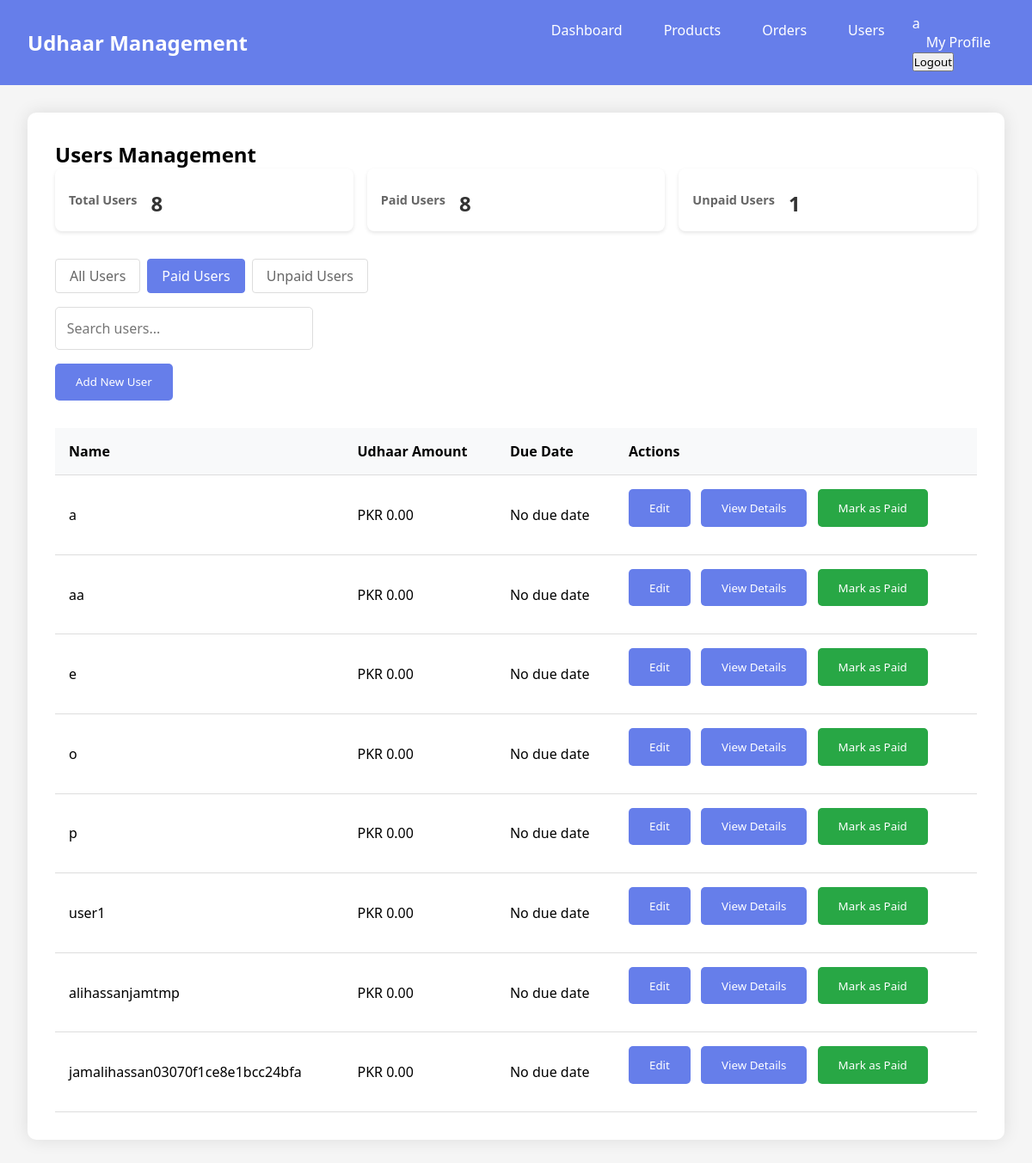
Screenshot of /users/?filter=paid (signed in) with the database file from the repository.
### myapp/models.py (models this page shows, shortened)
class User(AbstractUser):
    ROLE_CHOICES = (
        ('admin', 'Admin'),
        ('entry_operator', 'Entry Operator'),
        ('accountant', 'Accountant'),
        ('order_manager', 'Order Manager'),
        ('product_manager', 'Product Manager'),
        ('user', 'User'),
    )
    role = models.CharField(max_length=20, choices=ROLE_CHOICES, default='user')
    udhaar = models.DecimalField(max_digits=10, decimal_places=2, default=0.00)
    due_date = models.DateField(null=True, blank=True)
    created_at = models.DateTimeField(auto_now_add=True)
    updated_at = models.DateTimeField(auto_now=True)

### myapp/views.py (the view)
# urls.py: path('users/', views.users, name='users'),
@login_required
def users(request):
    print("Checking user permissions...")
    if not (request.user.role == 'admin' or request.user.role == 'entry_operator'):
        return render(request, 'myapp/permission_denied.html')
    can_add_user = True  # Both admin and entry operators can add users
    can_change_user = request.user.role == 'admin' or request.user.role == 'entry_operator'  # Allow entry operators to modify users
    can_delete_user = request.user.role == 'admin'  # Only admin can delete users
    filter_type = request.GET.get('filter', 'all')
    if filter_type == 'paid':
        users = User.objects.filter(udhaar=0)
    elif filter_type == 'unpaid':
        users = User.objects.filter(udhaar__gt=0)
    else:  # 'all'
        users = User.objects.all()
        users = users.filter(role='user')
    context = {
        'users': users,
        'can_add_user': can_add_user,
        'can_change_user': can_change_user,
        'can_delete_user': can_delete_user,
        'current_filter': filter_type,
        'total_users': users.count(),
        'paid_users': User.objects.filter(udhaar=0).count(),
        'unpaid_users': User.objects.filter(udhaar__gt=0).count(),
    }
    return render(request, 'myapp/users.html', context)

### myapp/templates/myapp/users.html (shortened to what this page needs)
{% extends 'myapp/base.html' %}
{% block content %}
<section id="users" class="section">
  <h2>Users Management</h2>
  <div class="user-stats">
    <div class="stat-card">
      <h3>Total Users</h3>
      <p>{{ total_users }}</p>
    </div>
    <div class="stat-card">
      <h3>Paid Users</h3>
      <p>{{ paid_users }}</p>
    </div>
    <div class="stat-card">
      <h3>Unpaid Users</h3>
      <p>{{ unpaid_users }}</p>
    </div>
  </div>
  <div class="filter-buttons">
    <a href="?filter=all" class="filter-btn {% if current_filter == 'all' %}active{% endif %}">All Users</a>
    <a href="?filter=paid" class="filter-btn {% if current_filter == 'paid' %}active{% endif %}">Paid Users</a>
    <a href="?filter=unpaid" class="filter-btn {% if current_filter == 'unpaid' %}active{% endif %}">Unpaid Users</a>
  </div>
  <div class="search-container">
    <input
      type="text"
      id="userSearch"
      class="search-input"
      placeholder="Search users..."
    />
  </div>
  <button onclick="showAddUserForm()" class="action-btn">Add New User</button>
  <div id="usersList" class="list-container">
    <table>
      <tr>
        <th>Name</th>
        <th>Udhaar Amount</th>
        <th>Due Date</th>
        <th>Actions</th>
      </tr>
      {% for user in users %}
      <tr {% if user.due_date and user.due_date < today %}class="overdue"{% endif %}>
        <td>{{ user.username }}</td>
        <td>PKR {{ user.udhaar }}</td>
        <td>{{ user.due_date|default:"No due date" }}</td>
        <td>
          {% if can_change_user %}
          <button onclick="editUser({{ user.id }})" class="action-btn">Edit</button>
          {% endif %}
          <button onclick="viewUserDetails({{ user.id }})" class="action-btn">View Details</button>
          {% if can_change_user %}
          <button onclick="markAsPaid({{ user.id }})" class="action-btn paid-btn">Mark as Paid</button>
          {% endif %}
        </td>
      </tr>
      {% endfor %}
    </table>
  </div>
</section>
{% endblock %}

### myapp/templates/myapp/base.html (shortened to what this page needs)
{% load static %}
<!DOCTYPE html>
<html lang="en">
  <head>
    <link rel="stylesheet" href="{% static 'myapp/css/styles.css' %}" />
  </head>
  <body>
    {% if user.is_authenticated %}
    <nav class="navbar">
      <div class="logo">Udhaar Management</div>
      <div class="nav-links">
        <a href="{% url 'dashboard' %}" class="nav-btn">Dashboard</a>
        {% if perms.myapp.view_product %}
        <a href="{% url 'products' %}" class="nav-btn">Products</a>
        {% endif %}
        {% if perms.myapp.view_order %}
        <a href="{% url 'orders' %}" class="nav-btn">Orders</a>
        {% endif %}
        {% if perms.myapp.view_user %}
        <a href="{% url 'users' %}" class="nav-btn">Users</a>
        {% endif %}
        <div class="user-menu">
          <span class="username">{{ user.get_full_name|default:user.username }}</span>
          <div class="dropdown-content">
            <a href="{% url 'profile' %}" class="nav-btn">My Profile</a>
            <form method="post" action="{% url 'logout' %}" class="logout-form">
              <button type="submit" class="logout-btn">Logout</button>
            </form>
          </div>
        </div>
      </div>
    </nav>
    {% endif %}
    <div class="container">
      {% block content %}{% endblock %}
    </div>
  </body>
</html>

### myapp/static/myapp/css/styles.css (style rules this page uses)
* { margin: 0; padding: 0; box-sizing: border-box; font-family: "Segoe UI", Tahoma, Geneva, Verdana, sans-serif; }
body { background-color: #f5f5f5; }
.navbar { background: #667eea; padding: 1rem 2rem; display: flex; justify-content: space-between; align-items: center; color: white; }
.logo { font-size: 1.5rem; font-weight: bold; }
.nav-links { display: flex; gap: 1rem; }
.nav-btn { padding: 0.5rem 1rem; border: none; background: transparent; color: white; cursor: pointer; font-size: 1rem; transition: opacity 0.3s ease; position: relative; text-decoration: none; }
.nav-btn::after { content: ""; position: absolute; bottom: 0; left: 50%; transform: translateX(-50%); width: 0; height: 2px; background: white; transition: width 0.3s ease; }
.container { padding: 2rem; max-width: 1200px; margin: 0 auto; }
.section { background: white; padding: 2rem; border-radius: 10px; box-shadow: 0 0 20px rgba(0, 0, 0, 0.1); margin-bottom: 2rem; }
.action-btn { padding: 0.8rem 1.5rem; background: #667eea; color: white; border: none; border-radius: 5px; cursor: pointer; margin-bottom: 1rem; }
.list-container { margin-top: 1rem; }
table { width: 100%; border-collapse: collapse; margin-top: 1rem; }
th, td { padding: 1rem; text-align: left; border-bottom: 1px solid #ddd; }
th { background-color: #f8f9fa; font-weight: 600; }
.action-btn + .action-btn { margin-left: 0.5rem; }
.paid-btn { background-color: #28a745; }
.stat-card { background: white; padding: 1.5rem; border-radius: 10px; box-shadow: 0 2px 10px rgba(0, 0, 0, 0.1); display: flex; align-items: center; gap: 1rem; transition: transform 0.3s ease; }
.search-container { margin-bottom: 1rem; }
.search-input { width: 100%; max-width: 300px; padding: 0.8rem; border: 1px solid #ddd; border-radius: 5px; font-size: 1rem; transition: border-color 0.3s ease; }

### myapp/templates/myapp/users.html (style rules this page uses)
.user-stats { display: flex; justify-content: space-between; margin-bottom: 2rem; gap: 1rem; }
.stat-card { background: white; padding: 1rem; border-radius: 8px; box-shadow: 0 2px 4px rgba(0,0,0,0.1); flex: 1; text-align: center; }
.stat-card h3 { margin: 0; color: #666; font-size: 0.9rem; }
.stat-card p { margin: 0.5rem 0 0; font-size: 1.5rem; font-weight: bold; color: #333; }
.filter-buttons { margin-bottom: 1rem; display: flex; gap: 0.5rem; }
.filter-btn { padding: 0.5rem 1rem; border: 1px solid #ddd; border-radius: 4px; background: white; color: #666; text-decoration: none; transition: all 0.3s ease; }
.filter-btn.active { background: #667eea; color: white; border-color: #667eea; }

### rows the page displays
User: get_full_name "a", username "a", udhaar "0.00", due_date "No due date"
User: username "aa", udhaar "0.00", due_date "No due date"
User: username "e", udhaar "0.00", due_date "No due date"
User: username "o", udhaar "0.00", due_date "No due date"
User: username "p", udhaar "0.00", due_date "No due date"
User: username "user1", udhaar "0.00", due_date "No due date"
User: username "alihassanjamtmp", udhaar "0.00", due_date "No due date"
User: username "jamalihassan03070f1ce8e1bcc24bfa", udhaar "0.00", due_date "No due date"

### other values shown
{{ total_users }} "8"
{{ paid_users }} "8"
{{ unpaid_users }} "1"
